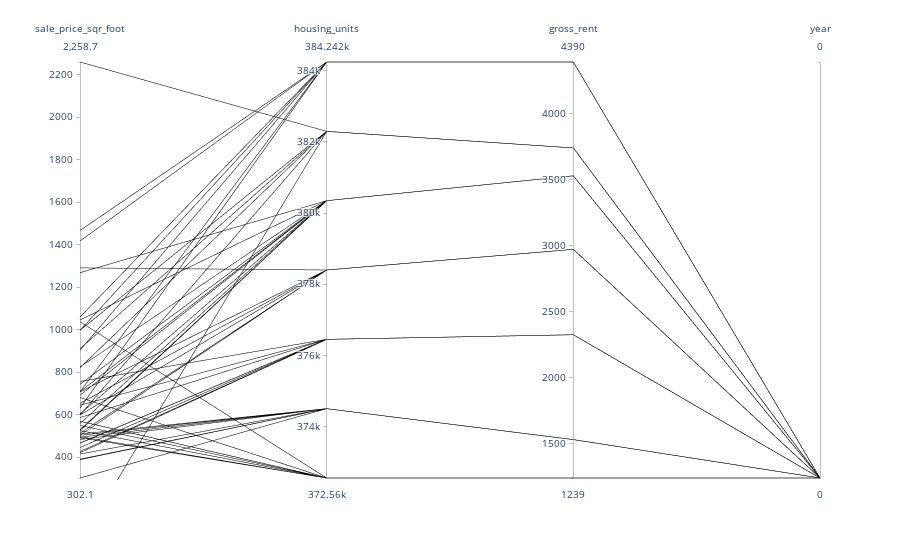

Write notebook code for a chart like this one.
### Code cell
# Parallel Coordinates Plot
px.parallel_coordinates(sfo_expensive, color= sfo_expensive.index)

### Figure 1 — Plotly figure (JSON) as saved in the notebook; plotly's stock layout.template omitted (floating-point values rounded to 4 significant figures)
{"data": [{"dimensions": [{"label": "sale_price_sqr_foot", "values": [569.4, 680.6, 496.5, 491.5, 549.4, 1037.0, 524.8, 569.2, 390.6, 414.7, 509.0, 503.1, 493.8, 388.6, 483.4, 302.1, 644.8, 421.1, 756.2, 586.2, 466.6, 426.6, 465.8, 445.2, 707.4, 503.9, 598.7, 512.8, 653.3, 1290.0, 691.9, 528.7, 1268.0, 824.7, 1045.0, 603.5, 524.6, 708.2, 558.3, 743.0, 598.6, 910.2, 821.3, null, 997.0, 2259.0, 1059.0, 1417.0, 996.4, 707.7, 1466.0, 903.0, 631.2]}, {"label": "housing_units", "values": [372560, 372560, 372560, 372560, 372560, 372560, 372560, 372560, 374507, 374507, 374507, 374507, 374507, 374507, 374507, 374507, 376454, 376454, 376454, 376454, 376454, 376454, 376454, 376454, 378401, 378401, 378401, 378401, 378401, 378401, 380348, 380348, 380348, 380348, 380348, 380348, 380348, 380348, 380348, 380348, 382295, 382295, 382295, 382295, 382295, 382295, 384242, 384242, 384242, 384242, 384242, 384242, 384242]}, {"label": "gross_rent", "values": [1239, 1239, 1239, 1239, 1239, 1239, 1239, 1239, 1530, 1530, 1530, 1530, 1530, 1530, 1530, 1530, 2324, 2324, 2324, 2324, 2324, 2324, 2324, 2324, 2971, 2971, 2971, 2971, 2971, 2971, 3528, 3528, 3528, 3528, 3528, 3528, 3528, 3528, 3528, 3528, 3739, 3739, 3739, 3739, 3739, 3739, 4390, 4390, 4390, 4390, 4390, 4390, 4390]}, {"label": "year", "values": [null, null, null, null, null, null, null, null, null, null, null, null, null, null, null, null, null, null, null, null, null, null, null, null, null, null, null, null, null, null, null, null, null, null, null, null, null, null, null, null, null, null, null, null, null, null, null, null, null, null, null, null, null]}], "domain": {"x": [0, 1], "y": [0, 1]}, "line": {"color": [null, null, null, null, null, null, null, null, null, null, null, null, null, null, null, null, null, null, null, null, null, null, null, null, null, null, null, null, null, null, null, null, null, null, null, null, null, null, null, null, null, null, null, null, null, null, null, null, null, null, null, null, null], "coloraxis": "coloraxis"}, "name": "", "type": "parcoords"}], "layout": {"autosize": true, "coloraxis": {"colorbar": {"title": {"text": "year"}}, "colorscale": [[0, "#0d0887"], [0.1111, "#46039f"], [0.2222, "#7201a8"], [0.3333, "#9c179e"], [0.4444, "#bd3786"], [0.5556, "#d8576b"], [0.6667, "#ed7953"], [0.7778, "#fb9f3a"], [0.8889, "#fdca26"], [1, "#f0f921"]]}, "legend": {"tracegroupgap": 0}, "margin": {"t": 60}}}
